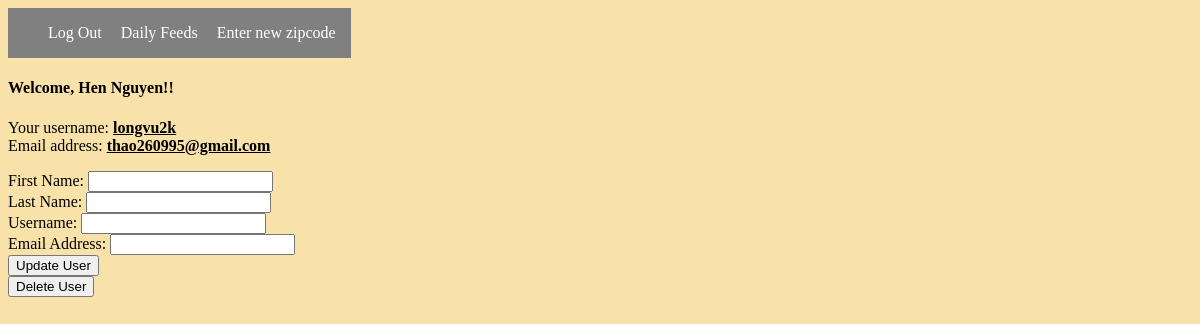
The app's page /editUser/2 with its own data.
### rateApp/models.py (models this page shows, shortened)
class User(models.Model):
    firstName = models.CharField(max_length=45)
    lastName = models.CharField(max_length=45)
    email = models.EmailField(unique=True)
    username = models.CharField(max_length=45)
    password = models.CharField(max_length=45)
    created_at = models.DateTimeField(auto_now_add=True)
    updated_at = models.DateTimeField(auto_now=True)
    objects = UserManager()

### rateApp/views.py (the view)
# urls.py: path('editUser/<int:user_id>', views.editUser),
def editUser(request, user_id):
    user = User.objects.get(id=user_id)
    context = {
        'user': user,
    }
    return render(request, 'editUser.html', context)

### rateApp/templates/editUser.html (shortened to what this page needs)
<!DOCTYPE html>
<html lang="en">
<head>
    {% load static %}
    <link rel='stylesheet' href="{% static 'css/styles.css' %}">
</head>
<body>
    <header>
            <nav class="navbar">
            <ul>
                <li><a href="/logout">Log Out</a></li>
                <li><a href="/success/">Daily Feeds</a></li>
                <li><a href="/zipcode/">Enter new zipcode</a></li>
            </ul>
            </nav>
        </header>
        <div class='all'>
            <h4>Welcome, {{user.firstName}} {{user.lastName}}!!</h4>
            <p>Your username: <b><u>{{user.username}}</u></b><br>
            Email address: <b><u>{{user.email}}</u></b></p>
        </div>
        <div class="pic">
        <div class='login'>
            <form action='/updateUser/{{user.id}}' method='post' enctype="multipart/form-data">
                <section>
                    <label for='firstName'>First Name:</label>
                    <input type='text' name='firstName' id='firstName' value='{{editUser.firstName}}'>
                </section>
                <section>
                    <label for='lastName'>Last Name:</label>
                    <input type='text' name='lastName' id='lastName' value='{{editUser.lastName}}'>
                </section>
                <section>
                    <label for='username'>Username:</label>
                    <input type='text' name='username' id='username' value='{{editUser.username}}'>
                </section>
                <section>
                    <label form='email'>Email Address:</label>
                    <input type='email' name='email' id='email' value={{editUser.email}}>
                </section>
                <button>Update User</button>
            </form>
            <a href='/deleteUser/{{user.id}}'><button>Delete User</button></a>
        </div>
    </div>
</body>
</html>

### rateApp/static/css/styles.css (style rules this page uses)
body { background-color: rgb(248, 226, 170); display: flex; flex-direction: column; }
.navbar { background-color: gray; color: white; float: left; }
li { display: inline; margin-right: 15px; }
a { text-decoration: none; color: white; }

### records on screen
User: firstName "Hen", lastName "Nguyen", username "longvu2k", email "thao260995@gmail.com"
